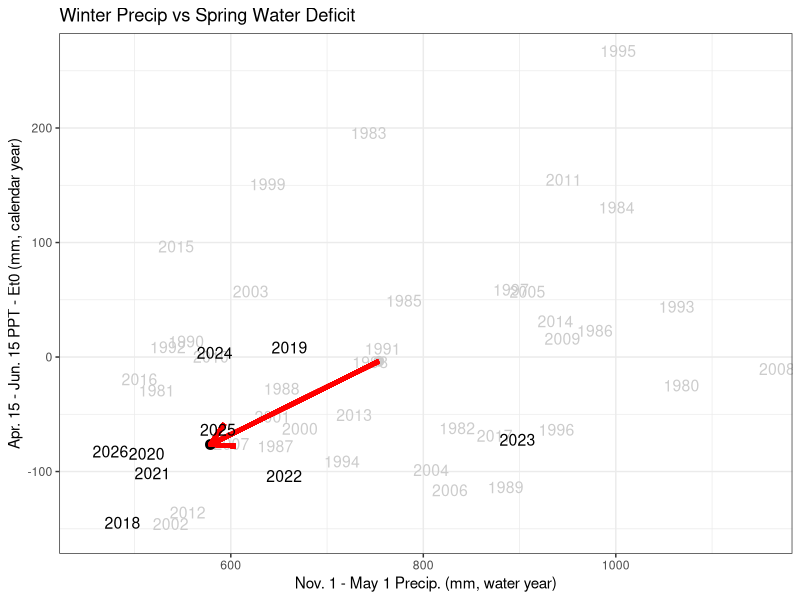
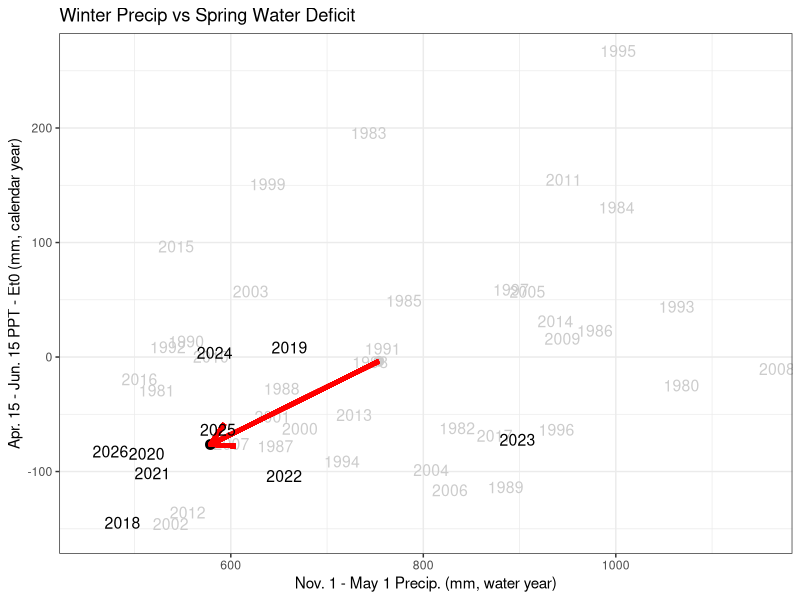

These figures' R source, in order:
## ---- chunk 1

library(ggplot2)
library(dplyr)

setwd("~/code/demo_graphing_project/")
## ---- chunk 2
deficit <- read.csv("./data/raw/ClimateEngine_Apr15_Jun15_Deficit_1979_2026.csv")
precip <- read.csv("./data/raw/ClimateEngine_Nov1_Apr15_Precip_1979_2026.csv")
colnames(deficit) <- c("Year","SummerDeficit")
colnames(precip) <- c("Year","WinterPrecip")
## ---- chunk 3

combined <- left_join(deficit,precip,by="Year")

mean_ppt_1979_2017 <- mean(combined$WinterPrecip[1:39],na.rm=TRUE)
mean_deficit_1979_2017 <- mean(combined$SummerDeficit[1:39],na.rm=TRUE)
means_df <- data.frame(label="Mean 1979-2010",
                       WinterPrecip=mean_ppt_1979_2017,
                       SummerDeficit=mean_deficit_1979_2017)

mean_ppt_2018_2026 <- mean(combined$WinterPrecip[40:48],na.rm=TRUE)
mean_deficit_2018_2026 <- mean(combined$SummerDeficit[40:48],na.rm=TRUE)
current_df <- data.frame(label="Mean 2018-2024",
                       WinterPrecip=mean_ppt_2018_2026,
                       SummerDeficit=mean_deficit_2018_2026)

hist_years <- filter(combined,Year < 2018)
cur_years <- filter(combined,Year >= 2018)
## ---- chunk 4
p1 <- ggplot(combined)+
  geom_text(aes(label=Year,x=WinterPrecip,y=SummerDeficit),hjust=0,vjust=0,data=hist_years,color="grey80",
            size=4) +
  geom_point(aes(x=WinterPrecip,y=SummerDeficit),size=3,data=means_df,color="grey80") +
  geom_point(aes(x=WinterPrecip,y=SummerDeficit),size=3,data=current_df,color="black") +
  geom_segment(aes(x=mean_ppt_1979_2017,y=mean_deficit_1979_2017,
                   xend=mean_ppt_2018_2026,yend=mean_deficit_2018_2026),
               color="red",arrow = grid::arrow(),lwd=1.5)+
  labs(title="Winter Precip vs Spring Water Deficit",
       x="Nov. 1 - May 1 Precip. (mm, water year)",
       y="Apr. 15 - Jun. 15 PPT - Et0 (mm, calendar year)") + 
  geom_text(aes(label=Year,x=WinterPrecip,y=SummerDeficit),hjust=0,vjust=0,data=cur_years,
            color="black",
            size=4) +
  theme_bw()
p1
## ---- chunk 5
pdf("./output/WinterPrecip_vs_SummerDeficit_2026_small.pdf",width=6.5,height=6)
print(p1)
dev.off()
## ---- chunk 6
